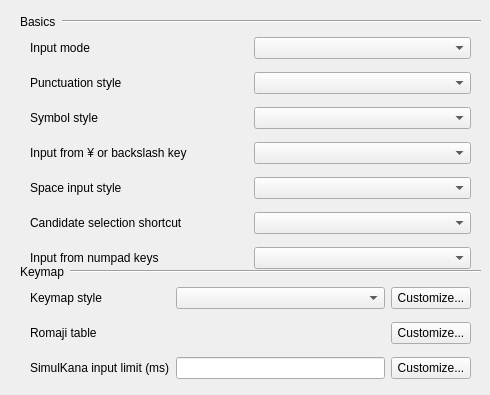
    <widget class="QWidget" name="basicTab">
     <attribute name="title">
      <string>General</string>
     </attribute>
     <widget class="QWidget" name="gridLayoutWidget">
      <property name="geometry">
       <rect>
        <x>30</x>
        <y>30</y>
        <width>441</width>
        <height>247</height>
       </rect>
      </property>
      <layout class="QGridLayout" name="gridLayout">
       <item row="0" column="1">
        <widget class="QComboBox" name="inputModeComboBox"/>
       </item>
       <item row="1" column="1">
        <widget class="QComboBox" name="punctuationsSettingComboBox"/>
       </item>
       <item row="2" column="1">
        <widget class="QComboBox" name="symbolsSettingComboBox">
         <property name="enabled">
          <bool>true</bool>
         </property>
        </widget>
       </item>
       <item row="4" column="1">
        <widget class="QComboBox" name="spaceCharacterFormComboBox">
         <property name="enabled">
          <bool>true</bool>
         </property>
        </widget>
       </item>
       <item row="0" column="0">
        <widget class="QLabel" name="inputModeLabel">
         <property name="text">
          <string>Input mode</string>
         </property>
        </widget>
       </item>
       <item row="1" column="0">
        <widget class="QLabel" name="PunctuationsSettingLabel">
         <property name="text">
          <string>Punctuation style</string>
         </property>
        </widget>
       </item>
       <item row="2" column="0">
        <widget class="QLabel" name="symbolsSettingLabel">
         <property name="text">
          <string>Symbol style</string>
         </property>
        </widget>
       </item>
       <item row="4" column="0">
        <widget class="QLabel" name="spaceInputSettingLabel">
         <property name="text">
          <string>Space input style</string>
         </property>
        </widget>
       </item>
       <item row="5" column="1">
        <widget class="QComboBox" name="selectionShortcutModeComboBox"/>
       </item>
       <item row="5" column="0">
        <widget class="QLabel" name="selectionShortcutModeLabel">
         <property name="text">
          <string>Candidate selection shortcut</string>
         </property>
        </widget>
       </item>
       <item row="6" column="0">
        <widget class="QLabel" name="numpadCharacterFormLabel">
         <property name="text">
          <string>Input from numpad keys</string>
         </property>
        </widget>
       </item>
       <item row="6" column="1">
        <widget class="QComboBox" name="numpadCharacterFormComboBox">
         <property name="minimumSize">
          <size>
           <width>150</width>
           <height>0</height>
          </size>
         </property>
        </widget>
       </item>
       <item row="3" column="0">
        <widget class="QLabel" name="yenSignLabel">
         <property name="text">
          <string>Input from ¥ or backslash key</string>
         </property>
        </widget>
       </item>
       <item row="3" column="1">
        <widget class="QComboBox" name="yenSignComboBox"/>
       </item>
      </layout>
     </widget>
     <widget class="QWidget" name="gridLayoutWidget_2">
      <property name="geometry">
       <rect>
        <x>30</x>
        <y>280</y>
        <width>441</width>
        <height>106</height>
       </rect>
      </property>
      <layout class="QGridLayout" name="gridLayout_2">
       <item row="0" column="1">
        <widget class="QComboBox" name="keymapSettingComboBox"/>
       </item>
       <item row="0" column="0">
        <widget class="QLabel" name="keymapSettingLabel">
         <property name="text">
          <string>Keymap style</string>
         </property>
        </widget>
       </item>
       <item row="0" column="2">
        <widget class="QPushButton" name="editKeymapButton">
         <property name="sizePolicy">
          <sizepolicy hsizetype="Preferred" vsizetype="Fixed">
           <horstretch>0</horstretch>
           <verstretch>0</verstretch>
          </sizepolicy>
         </property>
         <property name="text">
          <string>Customize...</string>
         </property>
        </widget>
       </item>
       <item row="1" column="2">
        <widget class="QPushButton" name="editRomanTableButton">
         <property name="text">
          <string>Customize...</string>
         </property>
        </widget>
       </item>
       <item row="2" column="2">
        <widget class="QPushButton" name="editSimulKanaTableButton">
         <property name="text">
          <string>Customize...</string>
         </property>
        </widget>
       </item>
       <item row="1" column="0">
        <widget class="QLabel" name="label_11">
         <property name="text">
          <string>Romaji table</string>
         </property>
        </widget>
       </item>
       <item row="2" column="0">
        <widget class="QLabel" name="label_13">
         <property name="text">
          <string>SimulKana input limit (ms)</string>
         </property>
        </widget>
       </item>
       <item row="2" column="1">
        <widget class="QLineEdit" name="lineEdit"/>
       </item>
      </layout>
     </widget>
     <widget class="QWidget" name="horizontalLayoutWidget">
      <property name="geometry">
       <rect>
        <x>20</x>
        <y>10</y>
        <width>461</width>
        <height>23</height>
       </rect>
      </property>
      <layout class="QHBoxLayout" name="horizontalLayout">
       <item>
        <widget class="QLabel" name="basicsLabel">
         <property name="text">
          <string>Basics</string>
         </property>
        </widget>
       </item>
       <item>
        <widget class="Line" name="basicsLine">
         <property name="sizePolicy">
          <sizepolicy hsizetype="MinimumExpanding" vsizetype="Fixed">
           <horstretch>0</horstretch>
           <verstretch>0</verstretch>
          </sizepolicy>
         </property>
         <property name="orientation">
          <enum>Qt::Horizontal</enum>
         </property>
        </widget>
       </item>
      </layout>
     </widget>
     <widget class="QWidget" name="horizontalLayoutWidget_8">
      <property name="geometry">
       <rect>
        <x>20</x>
        <y>260</y>
        <width>461</width>
        <height>23</height>
       </rect>
      </property>
      <layout class="QHBoxLayout" name="horizontalLayout_11">
       <item>
        <widget class="QLabel" name="label_4">
         <property name="text">
          <string>Keymap</string>
         </property>
        </widget>
       </item>
       <item>
        <widget class="Line" name="line_3">
         <property name="sizePolicy">
          <sizepolicy hsizetype="MinimumExpanding" vsizetype="Fixed">
           <horstretch>0</horstretch>
           <verstretch>0</verstretch>
          </sizepolicy>
         </property>
         <property name="orientation">
          <enum>Qt::Horizontal</enum>
         </property>
        </widget>
       </item>
      </layout>
     </widget>
    </widget>
